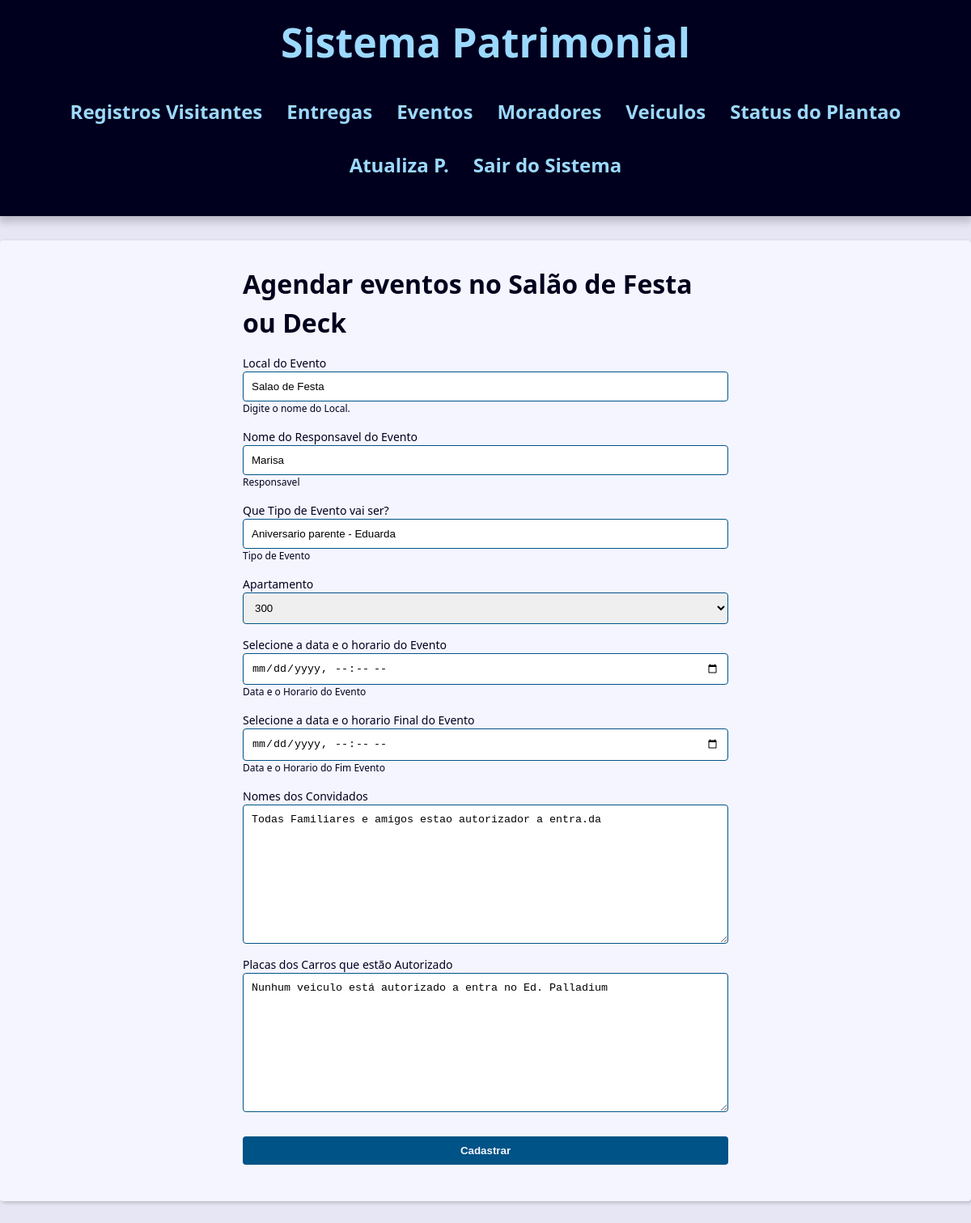
Page /porteiros/eventos_busca/1/update_eventos/ (signed in) on the committed database.
### contact/models.py (models this page shows)
class Eventos(models.Model):
    local_evento = models.CharField(max_length=50)
    nome_responsavel = models.CharField(max_length=150)
    tipo_de_evento = models.CharField(max_length=100,  blank=True, null=True)
    apartamento = models.ForeignKey(Apartamento,
                                    on_delete=models.SET_NULL,
                                    blank=True, null=True
                                     )
    data_horas_evento = models.DateTimeField(default=timezone.now)
    horario_final_evento = models.CharField(max_length=25)
    nomes_autorizados = models.TextField()
    veiculos_autorizados = models.TextField()

### contact/views/contact_forms.py (the view, shortened to what this page needs)
# urls.py: path('eventos_busca/<int:eventos_id>/update_eventos/',
@porteiro_required
def update_eventos(request, eventos_id):
    update_eventos = get_object_or_404(Eventos, pk=eventos_id)
    form_action = reverse('contact:update_eventos', args=(eventos_id,))
    context = {
            'form': EventosForm(instance =update_eventos ),
            'form_eventos': form_action,
    }
    return render(
        request,
        'contact/eventos/create_eventos.html',
        context,
    )

### contact/models.py (called while the page is built)
    def __str__(self) -> str:
        return self.numero_apartamento

### contact/views/user_forms.py (called while the page is built)
def porteiro_required(view_func):
    @wraps(view_func)
    @login_required
    def _wrapped_view(request, *args, **kwargs):
        if not request.user.groups.filter(name="porteiro").exists():  # Verifica se o usuário está no grupo 'porteiro'
            messages.error(request, 'Acesso negado! Apenas porteiros podem acessar esta área.')
            return redirect('contact:login_views')  # Redireciona para login se não for porteiro
        return view_func(request, *args, **kwargs)
    return _wrapped_view

### contact/templates/contact/eventos/create_eventos.html (shortened to what this page needs)
{% extends "global/base.html" %}
{% block content %}
<div class="form-wrapper">
    <h1> Agendar eventos no Salão de Festa ou Deck </h1>
    <form
      action="{{ form_action }}"
      method="POST"
      enctype="multipart/form-data"
    >
    <div class="form-content">
        {% for field in form %}
            <div class="form-group">
                <label for="{{ field.id_for_label }}">{{ field.label }}</label>
                {{ field }}
                {% if field.help_text %}
                    <p class="help-text">{{ field.help_text }}</p>
                {% endif %}
            </div>
        {% endfor %}
    </div>
    <div class="form-content">
        <div class="form-group">
          <button class="btn" type="submit">Cadastrar</button>
        </div>
    </div>
    </form>
</div>
<link rel="stylesheet" href="https://cdn.jsdelivr.net/npm/flatpickr/dist/flatpickr.min.css">
{% endblock content %}

### base_static/global/css/style.css (style rules this page uses)
:root { --spacing: 1.5rem; --link-dark-color: rgb(0, 83, 134); --link-light-color: rgb(156, 217, 255); --clr-white: rgb(245, 245, 255); --clr-black: rgb(0, 0, 30); --clr-light-gray: rgb(230, 230, 245); --clr-dark-shadow-5: rgba(0, 0, 10, 5%); --clr-dark-shadow-10: rgba(0, 0, 10, 10%); --clr-dark-shadow-20: rgba(0, 0, 10, 20%); --clr-light-shadow-5: rgba(200, 200, 255, 5%); --clr-light-shadow-10: rgba(200, 200, 255, 10%); --clr-light-shadow-20: rgba(200, 200, 255, 20%); --main-page-width: 120rem; --table-min-width: 60rem; --biggest-font-size: 5rem; --bigger-font-size: 4rem; --big-font-size: 3.2rem; --medium-font-size: 2.4rem; --small-font-size: 1.6rem; --smaller-font-size: 1.4rem; --smallest-font-size: 1.2rem; --transition-fast: 300ms; --transition-medium: 600ms; --transition-slow: 1s; --default-border-radius: 4px; }
*, *::before, *::after { margin: 0; padding: 0; box-sizing: border-box; }
html { font-size: 62.5%; }
body { font-family: system-ui, -apple-system, BlinkMacSystemFont, 'Segoe UI', Roboto, Oxygen, Ubuntu, Cantarell, 'Open Sans', 'Helvetica Neue', sans-serif; line-height: 1.5; font-size: var(--small-font-size); color: var(--clr-black); -webkit-font-smoothing: antialiased; background: var(--clr-light-gray); }
.form-wrapper { max-width: 60rem; margin: var(--spacing) auto; }
.form-content { margin: var(--spacing) 0; }
.form-group { display: flex; flex-direction: column; padding-bottom: var(--spacing); }
.form-group p { margin: 1em 0; }
.form-group .help-text, .form-group .help-text ~ ul { margin: 0; font-size: var(--smallest-font-size); list-style: none; }
.form-group input, .form-group textarea, .form-group select { padding: 1rem; border-radius: var(--default-border-radius); border: 1px solid var(--link-dark-color); }
.form-group label { font-size: var(--smaller-font-size); }
.btn { background-color: var(--link-dark-color); color: var(--clr-white); font-weight: bold; border: none; padding: 1rem 2rem; border-radius: var(--default-border-radius); cursor: pointer; transition: filter var(--transition-fast) ease-in-out; }

### rows in the picture
Eventos: form "Salao de Festa" "Marisa" "Aniversario parente - Eduarda" "300" "Todas Familiares e amigos estao autorizador a entra.da" "Nunhum veiculo está autorizado a entra no Ed. Palladium"

### other values in the picture
{{ field.label }} "Local do Evento" "Nome do Responsavel do Evento" "Que Tipo de Evento vai ser?" "Apartamento" "Selecione a data e o horario do Evento" "Selecione a data e o horario Final do Evento" "Nomes dos Convidados" "Placas dos Carros que estão Autorizado"
{{ field.help_text }} "Digite o nome do Local." "Responsavel" "Tipo de Evento" "Data e o Horario do Evento" "Data e o Horario do Fim Evento"
